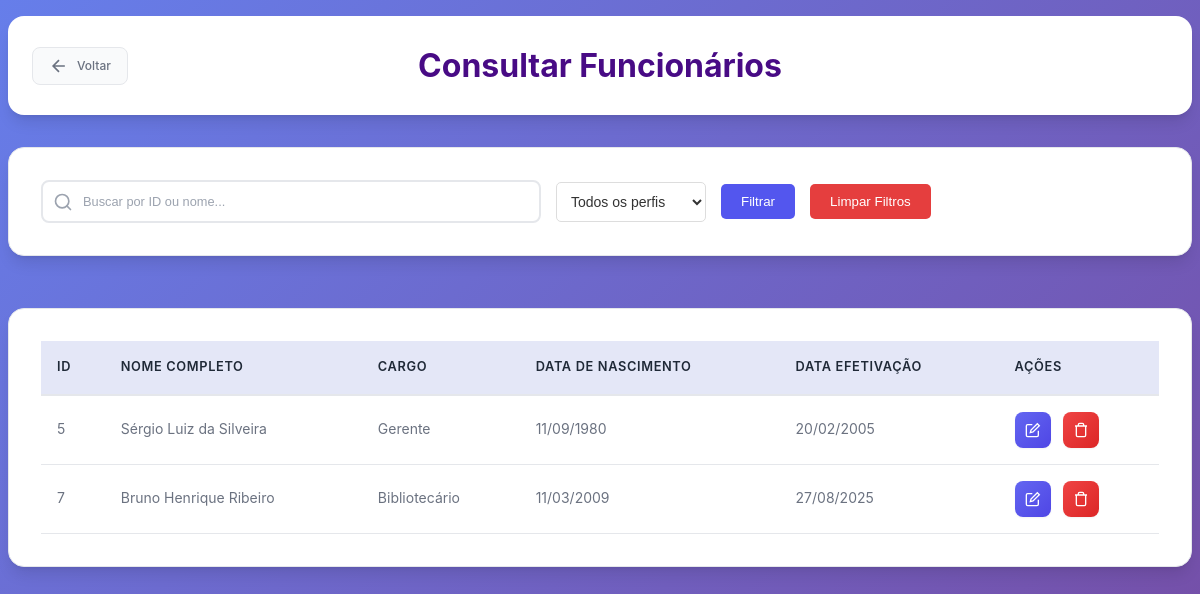
Page /subtelas/consultar_funcionario.php (signed in) on the earlier database version.
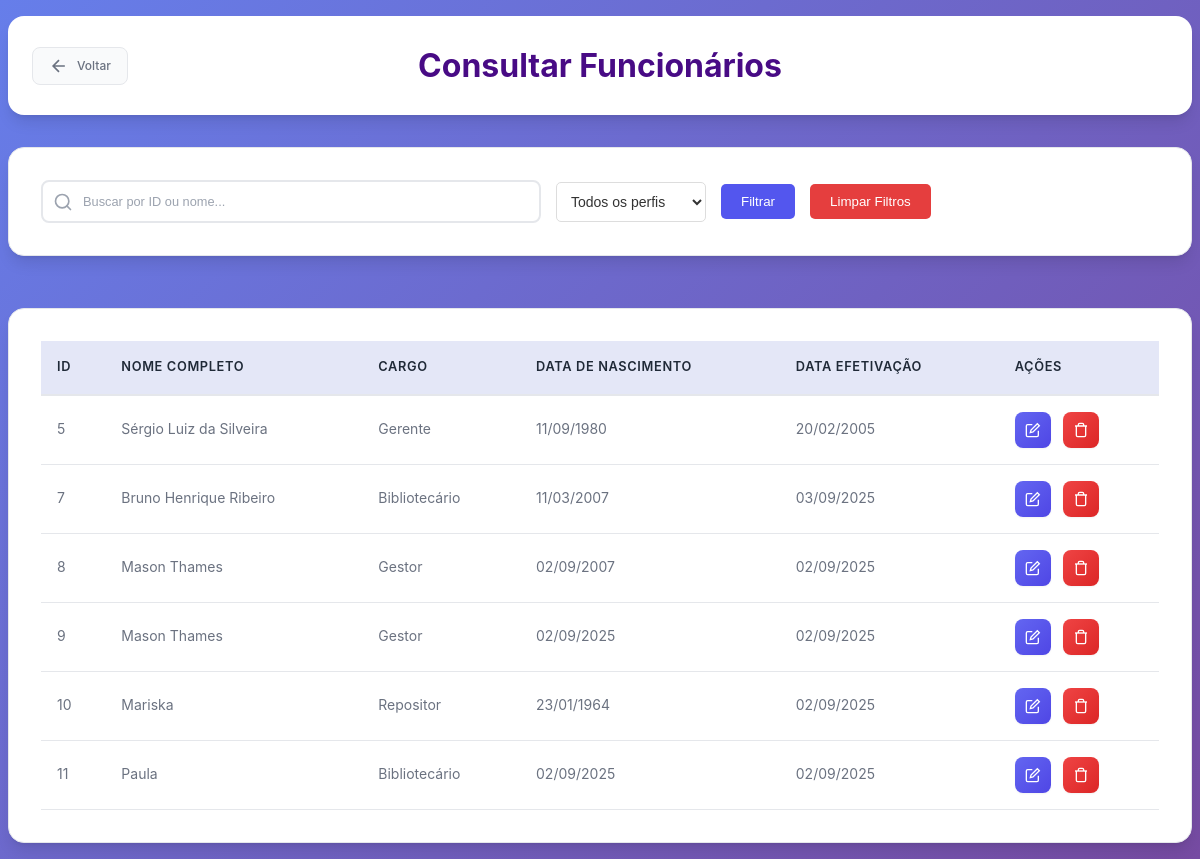
Same page on the later database version.
### tables this page shows
CREATE TABLE `funcionario` (
  `Cod_Funcionario` int(11) NOT NULL,
  `Cod_Perfil` int(11) DEFAULT NULL,
  `Nome` varchar(50) NOT NULL,
  `CPF` varchar(15) NOT NULL,
  `Email` varchar(255) NOT NULL,
  `Sexo` varchar(10) NOT NULL,
  `Telefone` varchar(20) NOT NULL,
  `Data_Nascimento` date NOT NULL,
  `Data_Efetivacao` date NOT NULL,
  `CEP` varchar(20) NOT NULL,
  `UF` char(2) NOT NULL,
  `Cidade` varchar(30) NOT NULL,
  `Bairro` varchar(30) NOT NULL,
  `Rua` varchar(40) NOT NULL,
  `Num_Residencia` int(11) NOT NULL,
  `Usuario` varchar(20) NOT NULL,
  `Senha` varchar(20) NOT NULL,
  `Foto` longblob NOT NULL
);

CREATE TABLE `perfil_funcionario` (
  `Cod_Perfil` int(11) NOT NULL,
  `Nome_Perfil` varchar(255) DEFAULT NULL
);

### subtelas/consultar_funcionario.php (the view, shortened to what this page needs)
<?php
  require_once '../conexao.php';
    switch ($_SESSION['perfil']) {
        case 1:
            $linkVoltar = "../gerente.php";
            break;
    }
  $funcionarios = [];
  try {
      if ($_SERVER["REQUEST_METHOD"] == "POST") {
          $busca = isset($_POST['busca']) ? trim($_POST['busca']) : '';
          $filtro_perfil = isset($_POST['filtro_perfil']) ? $_POST['filtro_perfil'] : '';
          $sql = "SELECT f.Cod_Funcionario, f.Nome, f.CPF, f.Email, f.Sexo, f.Telefone, f.Data_Nascimento, f.Data_Efetivacao, f.CEP, f.UF, f.Cidade, f.Bairro, f.Rua, f.Num_Residencia, f.Foto, pf.Nome_Perfil
                    FROM funcionario f
                    LEFT JOIN perfil_funcionario pf ON f.Cod_Perfil = pf.Cod_Perfil
                    WHERE 1=1";
          $params = [];
          if (!empty($filtro_perfil)) {
              $sql .= " AND f.Cod_Perfil = :filtro_perfil";
              $params[':filtro_perfil'] = $filtro_perfil;
          }
          if (!empty($busca)) {
              if (is_numeric($busca)) {
                  $sql .= " AND f.Cod_Funcionario = :busca";
                  $params[':busca'] = $busca;
              } else {
                  $sql .= " AND f.Nome LIKE :busca_nome";
                  $params[':busca_nome'] = "$busca%";
              }
          }
          $sql .= " ORDER BY f.Cod_Funcionario ASC";
          $stmt = $pdo->prepare($sql);
          foreach ($params as $key => $value) {
              if (is_numeric($value)) {
                  $stmt->bindValue($key, $value, PDO::PARAM_INT);
              } else {
                  $stmt->bindValue($key, $value, PDO::PARAM_STR);
              }
          }
      } else {
          $sql = "SELECT f.Cod_Funcionario, f.Nome, f.CPF, f.Email, f.Sexo, f.Telefone, f.Data_Nascimento, f.Data_Efetivacao, f.CEP, f.UF, f.Cidade, f.Bairro, f.Rua, f.Num_Residencia, f.Foto, pf.Nome_Perfil
                    FROM funcionario f
                    LEFT JOIN perfil_funcionario pf ON f.Cod_Perfil = pf.Cod_Perfil
                    ORDER BY f.Cod_Funcionario ASC";
          $stmt = $pdo->prepare($sql);
      }
      $stmt->execute();
      $funcionarios = $stmt->fetchAll(PDO::FETCH_ASSOC);
  } catch (PDOException $e) {
      $erro = "Erro na consulta: " . $e->getMessage();
      $funcionarios = [];
  }
?>
<!DOCTYPE html>
<html lang="pt-br">
<head>
  <link rel="stylesheet" type="text/css" href="subtelas_css/consultas.css" />
  <link rel="stylesheet" type="text/css" href="subtelas_css/sidebar.css">
</head>
<body>
    <div class="page-wrapper">
      <header>
        <a href="<?= $linkVoltar ?>" class="btn-voltar">
                    <svg width="20" height="20" viewBox="0 0 24 24" fill="none" stroke="currentColor" stroke-width="2">
                        <path d="M19 12H5M12 19l-7-7 7-7"/>
                    </svg>
                    Voltar
                </a>
      <h1>Consultar Funcionários</h1>
  </header>
  <form method="POST" action="consultar_funcionario.php">
      <div class="filtro-container">
        <div id="search-container">
          <div class="input-wrapper">
            <input type="text" id="search-input" name="busca" placeholder="Buscar por ID ou nome..." value="<?= htmlspecialchars(isset($_POST['busca']) ? $_POST['busca'] : '') ?>">
          </div>
          <select name="filtro_perfil" class="filtro-select">
            <option value="">Todos os perfis</option>
          </select>
          <button type="submit" class="btn-filtrar">Filtrar</button>
          <button type="button" class="btn-limpar" onclick="limparFiltros()">Limpar Filtros</button>
        </div>
      </div>
    </form>
  <nav>
    <table id="funcionarios-table">
        <tr>
          <th>ID</th>
          <th>NOME COMPLETO</th>
          <th>CARGO</th>
          <th>DATA DE NASCIMENTO</th>
          <th>DATA EFETIVAÇÃO</th>
          <th>AÇÕES</th>
        </tr>
        <?php if (count($funcionarios) > 0): ?>
          <?php foreach ($funcionarios as $f): ?>
            <tr>
              <td><?= htmlspecialchars($f['Cod_Funcionario']) ?></td>
              <td class="nome-clicavel" data-funcionario-id="<?= $f['Cod_Funcionario'] ?>"><?= htmlspecialchars($f['Nome']) ?></td>
              <td><?= htmlspecialchars($f['Nome_Perfil']) ?></td>
              <td><?= date("d/m/Y", strtotime($f['Data_Nascimento'])) ?></td>
              <td><?= date("d/m/Y", strtotime($f['Data_Efetivacao'])) ?></td>
              <td>
                    <a href="alterar_funcionario.php?id=<?= $f['Cod_Funcionario'] ?>" class="btn-action btn-edit" title="Alterar">
                      <svg width="16" height="16" viewBox="0 0 24 24" fill="none" stroke="currentColor" stroke-width="2">
                        <path d="M11 4H4a2 2 0 0 0-2 2v14a2 2 0 0 0 2 2h14a2 2 0 0 0 2-2v-7"/>
                        <path d="m18.5 2.5 3 3L12 15l-4 1 1-4 9.5-9.5z"/>
                      </svg>
                    </a>
                    <a href="excluir_funcionario.php?id=<?= $f['Cod_Funcionario'] ?>" class="btn-action btn-delete" title="Excluir" onclick="return confirm('Tem certeza que deseja excluir este funcionário?')">
                      <svg width="16" height="16" viewBox="0 0 24 24" fill="none" stroke="currentColor" stroke-width="2">
                        <path d="M3 6h18"/>
                        <path d="M19 6v14c0 1-1 2-2 2H7c-1 0-2-1-2-2V6"/>
                        <path d="M8 6V4c0-1 1-2 2-2h4c1 0 2 1 2 2v2"/>
                      </svg>
                    </a>
                  </td>
            </tr>
          <?php endforeach; ?>
        <?php else: ?>
            <tr><td colspan="6">Nenhum funcionário encontrado</td></tr>
        <?php endif; ?>
    </table>
  </nav>
    </div>
</body>
</html>

### subtelas/subtelas_css/sidebar.css (style rules this page uses)
.page-wrapper { transition: margin-left 0.3s ease; }

### subtelas/consultar_funcionario.php (style rules this page uses)
a { text-decoration: none; }
.nome-clicavel { cursor: pointer; color: #667eea; text-decoration: none; }
.filtro-container { display: flex; gap: 15px; align-items: center; margin-bottom: 20px; flex-wrap: wrap; }
#search-container { display: flex; align-items: center; gap: 15px; flex: 1; min-width: 300px; }
.input-wrapper { flex: 1; position: relative; }
.filtro-select { padding: 10px; border: 1px solid #ddd; border-radius: 5px; background: white; min-width: 150px; font-size: 14px; color: #333; cursor: pointer; transition: border-color 0.3s; }
.btn-filtrar { padding: 10px 20px; background:rgb(83, 86, 238); color: white; border: none; border-radius: 5px; cursor: pointer; transition: background 0.3s; font-weight: 500; }
.btn-limpar { padding: 10px 20px; background: #e53e3e; color: white; border: none; border-radius: 5px; cursor: pointer; transition: background 0.3s; font-weight: 500; }

Differences in the rows shown:
changed funcionario "Bruno Henrique Ribeiro": Data_Nascimento "11/03/2009" → "11/03/2007"; Data_Efetivacao "27/08/2025" → "03/09/2025"
added funcionario: Cod_Funcionario "8", Nome "Mason Thames", Cod_Perfil.Nome_Perfil "Gestor", Data_Nascimento "02/09/2007", Data_Efetivacao "02/09/2025"
added funcionario: Cod_Funcionario "9", Nome "Mason Thames", Cod_Perfil.Nome_Perfil "Gestor", Data_Nascimento "02/09/2025", Data_Efetivacao "02/09/2025"
added funcionario: Cod_Funcionario "10", Nome "Mariska", Cod_Perfil.Nome_Perfil "Repositor", Data_Nascimento "23/01/1964", Data_Efetivacao "02/09/2025"
added funcionario: Cod_Funcionario "11", Nome "Paula", Cod_Perfil.Nome_Perfil "Bibliotecário", Data_Nascimento "02/09/2025", Data_Efetivacao "02/09/2025"
